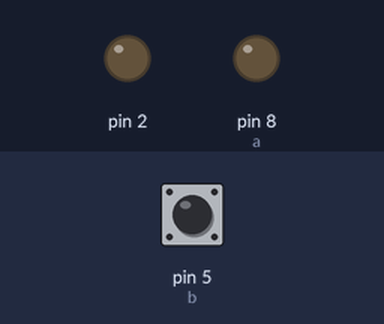
A sketch run on a simulated Arduino Uno, built with avr-gcc and run on an emulated ATmega328P. Shown: output pins drawn as LEDs (lit = HIGH). Dashed ring = blinking. Inputs (shaded band) come from the test bench; at power-on: pin 5 (b) HIGH. What the sketch prints to the serial monitor is not drawn.

Above: at 1.2 s.
1.3 s: pin 5 (b) pulled LOW for 1 s
At 2.5 s:
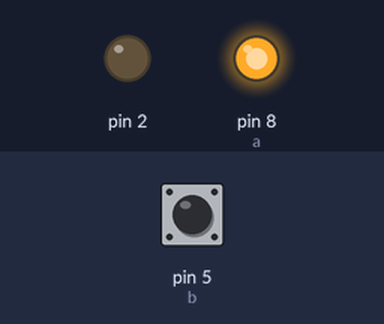
3.8 s: pin 5 (b) pulled LOW for 0.15 s
At 4.5 s:
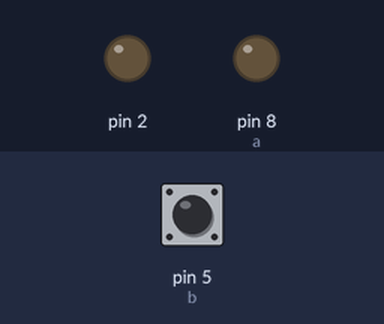
5.4 s: pin 5 (b) pulled LOW for 3.2 s
At 5.5 s:
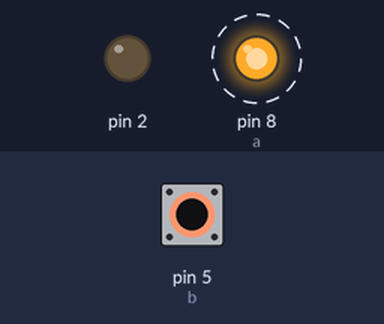
Timing chart, 0 to 9.9 s (numbered marks = the images above; inputs shaded):
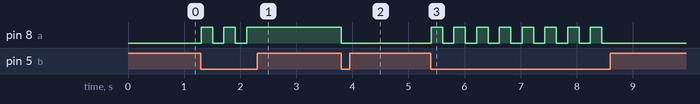

The sketch:

Blink.ino
```cpp
int a=8;
int b=5;
boolean c;
static int t;
static unsigned long Time;
#define DEBOUNCE_DELAY 200
void setup() {
  Serial.begin(9600);
  pinMode(2, OUTPUT);
  pinMode(a, OUTPUT);
  pinMode(b, INPUT);
  t=LOW;
  digitalWrite(a,t);
}
void loop() {
  digitalWrite(2,LOW);
  digitalWrite(b,HIGH);
  c=digitalRead(b);
  Serial.println(c);

  if(c==LOW)
  {
     unsigned long tt=millis();
     if((tt-Time)>DEBOUNCE_DELAY)
     {
      Time=tt;
      t=t==HIGH?LOW:HIGH;
      digitalWrite(a,t);
     }

  }
}
```

Measured:
- after the input at 1.3 s, pin 8 (a): alternates HIGH for 0.20 s and LOW for 0.20 s, 5 changes in all, then stays HIGH, starting at once
- after the input at 3.8 s, pin 8 (a): HIGH → LOW at once
- after the input at 5.4 s, pin 8 (a): alternates HIGH for 0.20 s and LOW for 0.20 s, 16 changes in all, then stays LOW, starting at once
